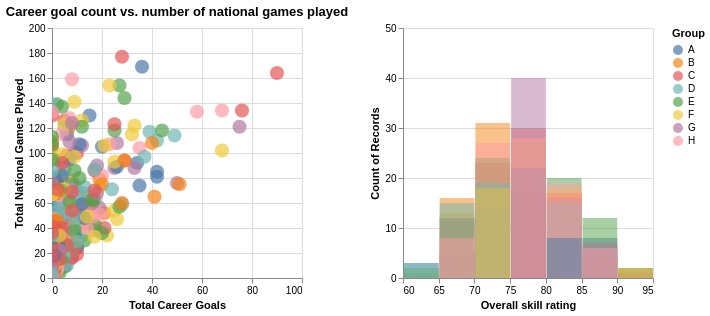

Here is the Vega-Lite specification saved for this chart:
### Vega-Lite specification from a JSON file in a GitHub repository (floating-point values rounded to 4 significant figures; data arrays with more than 128 entries replaced by an {"elided": "..."} marker saying what was removed)
{"config": {"view": {"continuousWidth": 400, "continuousHeight": 300}}, "hconcat": [{"mark": {"type": "point", "filled": true, "size": 200}, "encoding": {"color": {"condition": {"field": "Group", "scale": {"domain": ["A", "B", "C", "D", "E", "F", "G", "H"]}, "type": "nominal", "selection": "selector263"}, "value": "lightgray"}, "tooltip": [{"field": "Player", "type": "nominal"}, {"field": "Country", "type": "nominal"}, {"field": "Group", "type": "nominal"}, {"field": "overall", "format": ".2f", "type": "quantitative"}, {"field": "Total_National_Games_Played_Caps", "type": "quantitative"}], "x": {"field": "Total_Career_Goals", "scale": {"domain": [0, 100]}, "title": "Total Career Goals", "type": "quantitative"}, "y": {"field": "Total_National_Games_Played_Caps", "scale": {"domain": [0, 200]}, "title": "Total National Games Played", "type": "quantitative"}}, "height": 250, "selection": {"selector263": {"type": "single", "empty": "all", "fields": ["Group"]}, "selector264": {"type": "interval", "bind": "scales", "encodings": ["x", "y"]}}, "title": "Career goal count vs. number of national games played", "width": 250}, {"mark": {"type": "bar", "opacity": 0.5, "thickness": 100}, "encoding": {"color": {"field": "Group", "scale": {"domain": ["A", "B", "C", "D", "E", "F", "G", "H"]}, "type": "nominal"}, "x": {"bin": {"step": 5}, "field": "overall", "scale": {"domain": [60, 95]}, "title": "Overall skill rating", "type": "quantitative"}, "y": {"aggregate": "count", "scale": {"domain": [0, 50]}, "stack": null, "type": "quantitative"}}, "height": 250, "selection": {"selector263": {"type": "single", "empty": "all", "fields": ["Group"]}}, "transform": [{"filter": {"selection": "selector263"}}], "width": 250}], "data": {"name": "data-4081b2b920f4f4797ad06216265dd52f"}, "$schema": "https://vega.github.io/schema/vega-lite/v4.17.0.json", "datasets": {"data-4081b2b920f4f4797ad06216265dd52f": {"elided": "831 records"}}}
